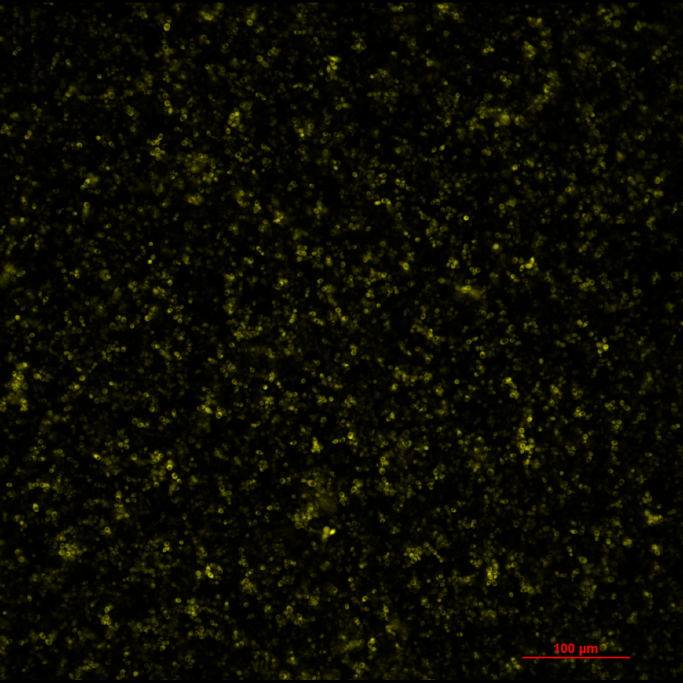
#> input picture output_2048x2048.png, 2048 x 2048 px, found by its file name (shown at 1/3 size)
$ jupyter execute --allow-errors nath.ipynb
#> lines starting #> are read from the running program, lines starting #| are printed output that depends on the picture
[cell 1]
from PIL import Image, ImageOps
import cv2
img = cv2.imread("output_2048x2048.png")
#> img is the input picture: shape (2048, 2048, 3); mean B, G, R 0, 11.5, 11.7
print(img.dtype) # 'uint8'
#| uint8
#open image in RGB (24-bit, uint8)
img = Image.open("canvasOfYeastCells.png").convert("RGB")
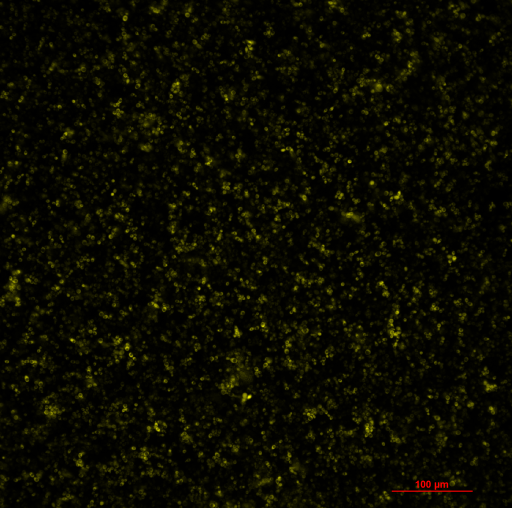
#> input picture canvasOfYeastCells.png, 1024 x 1016 px, found by its file name (shown at 1/2 size)
#> img is the input picture: PIL image 1024x1016 RGB; mean R, G, B 11.7, 11.6, 0

#proportionally resize to fit largest side (2048), preserving aspect ratio
"""Chose BICUBIC over lancoz since it generates less sharp values"""
img = ImageOps.contain(img, (2048, 2048), method=Image.Resampling.BICUBIC)
#> img: PIL image 2048x2032 RGB

#pad to square if needed (with black or other value)
padded = ImageOps.pad(img, (2048, 2048), color=(0,0,0), method=Image.Resampling.BICUBIC)

#save as PNG (lossless, 8-bit per channel)
padded.save('output_2048x2048.png')

[cell 2]
from pathlib import Path
from PIL import Image

# ---- CONFIG ----------------------------------------------------------
src_path   = Path("output_2048x2048.png")   # ≡ the image you just saved: padded.save(...)
tile_size  = 512                            # 2048 // 4
prefix     = src_path.stem                  # "output_2048x2048"
out_dir    = Path(".")                      # change if you want a sub‑folder
# ----------------------------------------------------------------------

# 1) Load and sanity‑check size
img = Image.open(src_path)
if img.size != (2048, 2048):
    raise ValueError(f"Expected 2048×2048, got {img.size}")

# 2) Split into a 4x4 grid and save each tile by row x col
for row in range(4):        # 0 … 3
    for col in range(4):    # 0 … 3
        left   = col * tile_size
        upper  = row * tile_size
        right  = left + tile_size
        lower  = upper + tile_size
        tile   = img.crop((left, upper, right, lower))
        tile.save(out_dir / f"{prefix}_{row}{col}.png")
#> this loop made 4 passes
#> pass 1, `tile.save(out_dir / f"{prefix}_{row}{col}.png")`:
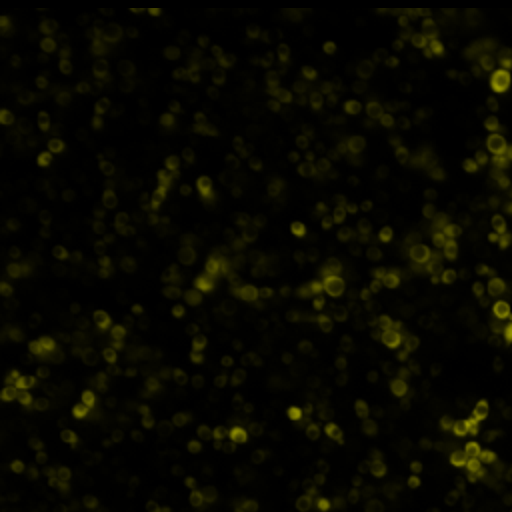
#> saved as output_2048x2048_00.png: PIL image 512x512 RGB; mean R, G, B 8.5, 8.5, 0
#> pass 1, `tile.save(out_dir / f"{prefix}_{row}{col}.png")`:
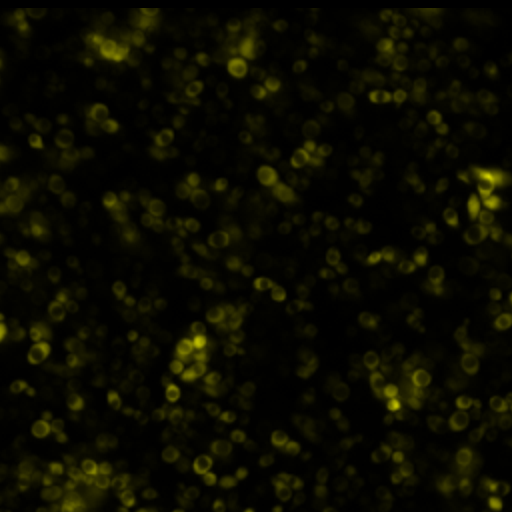
#> saved as output_2048x2048_01.png: PIL image 512x512 RGB; mean R, G, B 11.8, 11.8, 0
#> pass 1, `tile.save(out_dir / f"{prefix}_{row}{col}.png")`:
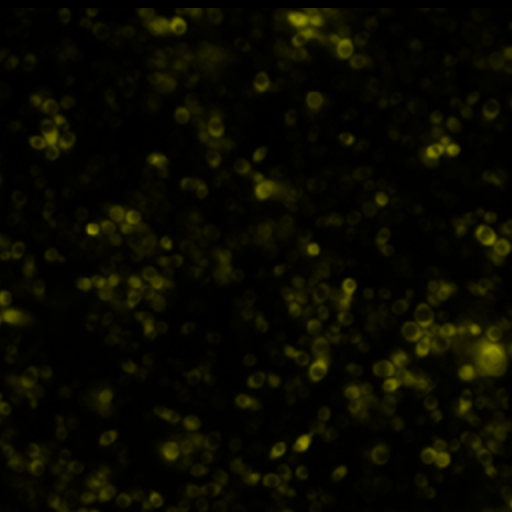
#> saved as output_2048x2048_02.png: PIL image 512x512 RGB; mean R, G, B 9.5, 9.5, 0
#> pass 1, `tile.save(out_dir / f"{prefix}_{row}{col}.png")`:
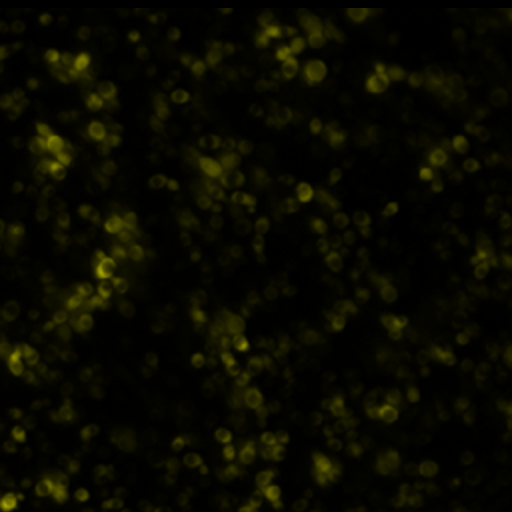
#> saved as output_2048x2048_03.png: PIL image 512x512 RGB; mean R, G, B 9.6, 9.6, 0
#> after the loop:
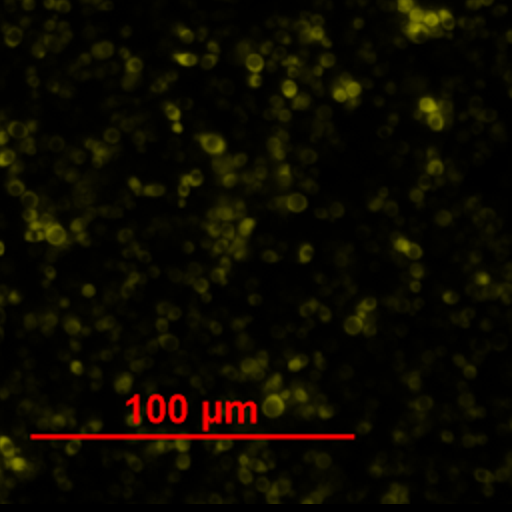
#> tile: PIL image 512x512 RGB; mean R, G, B 12.9, 10, 0
